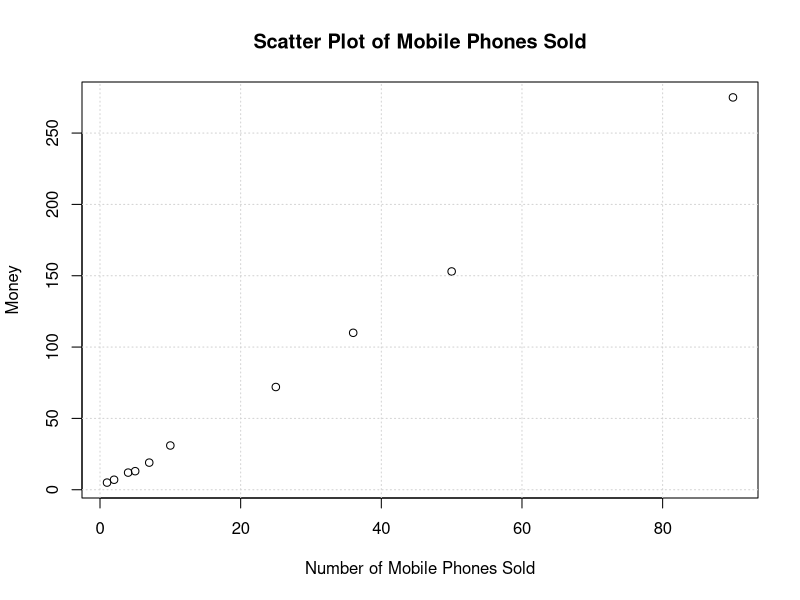

This chart was generated by the following R code:
x <- c(4, 1, 5, 7, 10, 2, 50, 25, 90, 36)
y <- c(12, 5, 13, 19, 31, 7, 153, 72, 275, 110)

plot(x, y, main="Scatter Plot of Mobile Phones Sold",
     xlab="Number of Mobile Phones Sold", ylab="Money")

grid()
